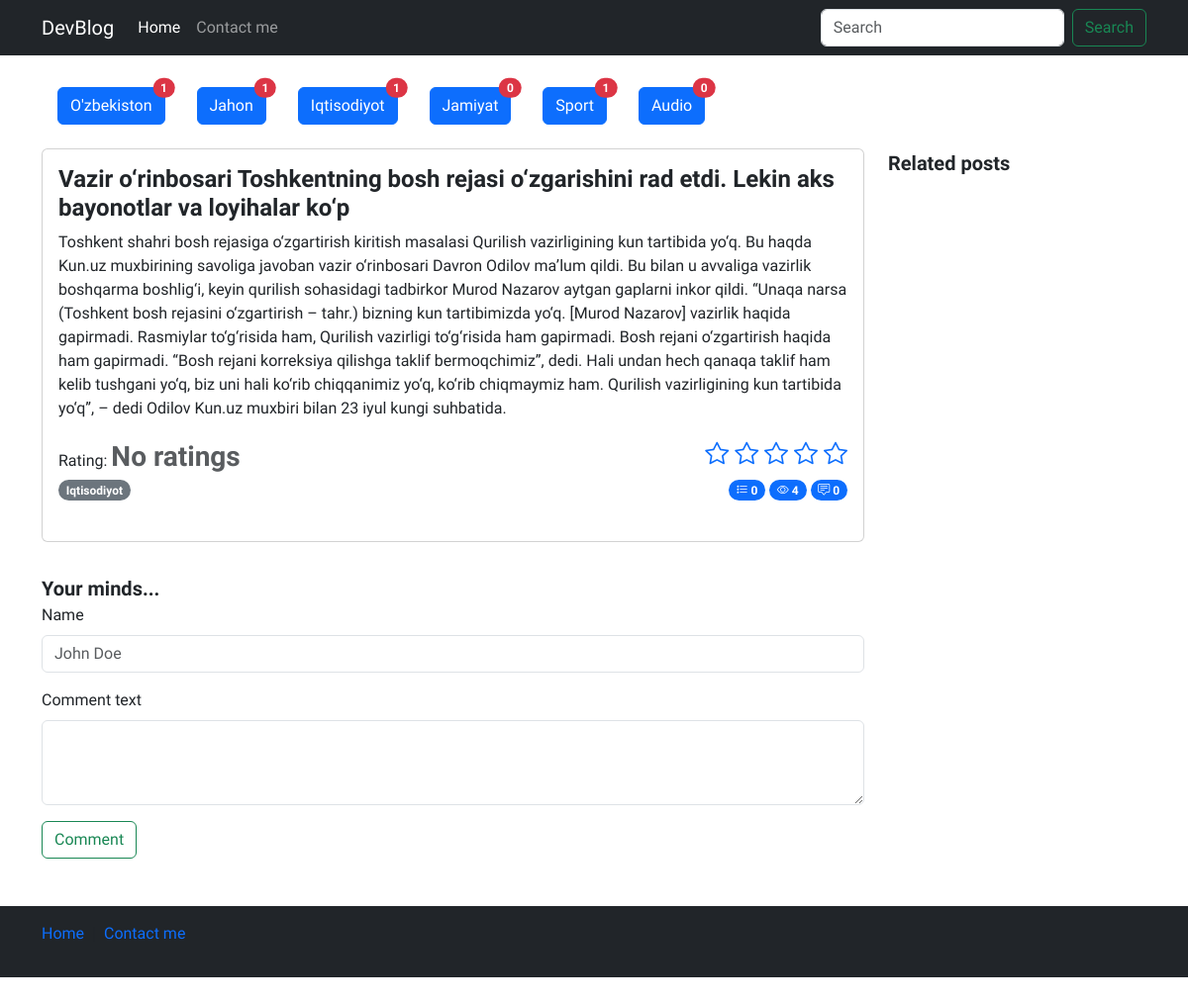
The page /detail/4 on the database its author committed.
### blog/models.py (models this page shows, shortened)
class Category(models.Model):
    name = models.CharField(verbose_name='Category name', max_length=250)
    slug = models.SlugField(max_length=250, unique=True)

class Post(models.Model):
    title = models.CharField(max_length=550, verbose_name="Post title")
    body = models.TextField(verbose_name="Post body")  # verbose_name to'g'irlandi
    author = models.CharField(verbose_name="Post author", default='Admin', max_length=100)
    category = models.ForeignKey(Category, on_delete=models.PROTECT, related_name='posts')
    tag = models.ManyToManyField(Tag)
    views = models.PositiveSmallIntegerField(default=0)
    publish_date = models.DateTimeField(verbose_name="Published time", auto_now_add=True)
    published = models.BooleanField(default=True)
    on_top = models.BooleanField(default=False)
    def get_avg_rating(self):
        avg = self.ratings.aggregate(Avg('value'))['value__avg']
        if avg is None:
            return "No ratings"
        return round(avg, 1)

class Tag(models.Model):
    name = models.CharField(verbose_name='Tag name', max_length=250)  # verbose_name o'zgartirildi
    slug = models.SlugField(max_length=250, unique=True)

### blog/views.py (the view, shortened to what this page needs)
# urls.py: path('detail/<post_id>', views.detail, name='detail'),
def detail(request, post_id):
    categories = Category.objects.all()
    post = Post.objects.get(id=post_id)
    category = Category.objects.get(id=post.category.id)
    related_posts = Post.objects.filter(category=category).exclude(id__in=[0, post.id]).order_by("?")
    request.session.modified = True
    if post.id in check_read_articles(request):
        pass
    else:
        check_read_articles(request).append(post.id)
        post.views += 1
        post.save()
    return render(request, "detail.html", context={
        "post": post,
        "categories": categories,
        "related_posts": related_posts})

### blog/utils.py (called while the page is built)
def check_read_articles(request):
    try:
        read_articles = request.session["read_articles"]
    except:
        request.session["read_articles"] = []
        read_articles = request.session.get("read_articles")
    return read_articles

### templates/detail.html (shortened to what this page needs)
{% load static %}
<!doctype html>
<html lang="en">
<head>
    <link rel="stylesheet" href="{% static 'css/style.css' %}">
    <link rel="stylesheet" href="https://cdn.jsdelivr.net/npm/bootstrap-icons@1.11.3/font/bootstrap-icons.min.css">
    <link href="https://cdn.jsdelivr.net/npm/bootstrap@5.3.2/dist/css/bootstrap.min.css" rel="stylesheet"
 />
</head>
<body>
    <header>
        <nav class="navbar navbar-expand-md navbar-dark bg-dark mb-4">
            <div class="container">
                <a class="navbar-brand" href="/">DevBlog</a>
                <div class="collapse navbar-collapse" id="navbarCollapse">
                    <ul class="navbar-nav me-auto mb-2 mb-md-0">
                        <li class="nav-item">
                            <a class="nav-link active" aria-current="page" href="#">Home</a>
                        </li>
                        <li class="nav-item">
                            <a class="nav-link" href="#">Contact me</a>
                        </li>
                    </ul>
                    <form class="d-flex" role="search">
                        <input class="form-control me-2" type="search" placeholder="Search" aria-label="Search"
                            control-id="ControlID-1">
                        <button class="btn btn-outline-success" type="submit" control-id="ControlID-2">Search</button>
                    </form>
                </div>
            </div>
        </nav>
    </header>
    <main>
        <section>
            <div class="container-md">
                <div class="d-flex flex-wrap my-3">
                    {% for cat in categories %}
                      <div class="d-flex flex-wrap mx-3 my-2">
                        <a href="{% url 'blog:category_list' cat.slug %}" class="btn btn-primary position-relative">
                            {{ cat.name }}
                            <span
                                class="position-absolute top-0 start-100 translate-middle badge rounded-pill bg-danger">
                                {{cat.posts.all.count}}
                            </span>
                        </a>
                      </div>
                    {% endfor %}
                  </div>
            </div>
            <div class="container-md">
                <div class="row">
                    <div class="col-sm-12 col-md-12 col-lg-9">
                        <div class="card  mb-3">
                            <div class="card-body">
                                <div class="content">
                                    <h4 class="card-title fw-bold">{{post.title}}</h4>
                                    <p class="card-text">
                                        {{post.body}}
                                    </p>
                                    <div class="d-flex justify-content-between flex-wrap">
                                        <div class="post-rating">
                                            <span>Rating:</span>
                                            <span class="fs-3 fw-bold text-muted">
                                                {{post.get_avg_rating}}
                                            </span>
                                        </div>
                                        <div class="post-set-rating">
                                            <p class="card-text fs-4">
                                                <a href="{% url 'blog:set_rating' 1 post.id %}"><i class="bi bi-star"></i></a>
                                                <a href="{% url 'blog:set_rating' 2 post.id %}"><i class="bi bi-star"></i></a>
                                                <a href="{% url 'blog:set_rating' 3 post.id %}"><i class="bi bi-star"></i></a>
                                                <a href="{% url 'blog:set_rating' 4 post.id %}"><i class="bi bi-star"></i></a>
                                                <a href="{% url 'blog:set_rating' 5 post.id %}"><i class="bi bi-star"></i></a>
                                            </p>
                                        </div>
                                    </div>
                                    <div class="d-flex justify-content-between flex-wrap">
                                        <div class="categories">
                                            {% for tag in post.tag.all %}
                                                <span class="badge rounded-pill text-bg-secondary">{{tag.name}}</span>
                                            {% endfor %}
                                        </div>
                                        <div class="action">
                                            <span class="badge bg-primary rounded-pill">
                                                <i class="bi bi-list-stars"></i>
                                                {{post.ratings.all.count}}
                                            </span>
                                            <span class="badge bg-primary rounded-pill">
                                                <i class="bi bi-eye"></i>
                                                {{post.views}}
                                            </span>
                                            <span class="badge bg-primary rounded-pill">
                                                <i class="bi bi-chat-square-text"></i>
                                                {{post.comments.all.count}}
                                            </span>
                                        </div>
                                    </div>
                                    <br>
                                </div>
                            </div>
                        </div>
                        <div class="comments">
                            <div class="row gap-3">
                                <div class="col-sm-12">
                                    <span class="fs-5 fw-semibold">Your minds...</span>
                                    <form action="" method='POST'>
                                        <div class="mb-3">
                                            <label for="exampleFormControlInput1" class="form-label">Name</label>
                                            <input type="text" name='name' class="form-control" id="exampleFormControlInput1"
                                                placeholder="John Doe" required>
                                        </div>
                                        <div class="mb-3">
                                            <label for="exampleFormControlTextarea1" class="form-label">
                                                Comment text
                                            </label>
                                            <textarea class="form-control" name='comment' id="exampleFormControlTextarea1"
                                                rows="3" required>
                                            </textarea>
                                        </div>
                                        <button type="submit" class="btn btn-outline-success">Comment</button>
                                    </form>
                                </div>
                            </div>
                        </div>
                    </div>
                    <div class="col-sm-none col-md-12 col-lg-3">
                        <span class="fs-5 fw-semibold">Related posts</span>
                    </div>
                </div>
            </div>
        </section>
    </main>
    <footer class="footer mt-auto text-white-50 bg-dark">
        <div class="container">
            <div class="row my-5">
                <div class="col-12">
                    <nav style="--bs-breadcrumb-divider: '|';" aria-label="breadcrumb" class="py-3">
                        <ol class="breadcrumb">
                            <li class="breadcrumb-item"><a href="/" class="text-decoration-none">Home</a></li>
                            <li class="breadcrumb-item " aria-current="page">
                                <a href="#" class="text-decoration-none">Contact me</a>
                            </li>
                        </ol>
                    </nav>
                </div>
            </div>
        </div>
    </footer>
</body>
</html>

### staticfiles/css/style.css (style rules this page uses)
* { font-family: 'Onest', sans-serif !important; }

### rows shown on the page
Category: name "O'zbekiston", posts.all.count "1"
Category: name "Jahon", posts.all.count "1"
Category: name "Iqtisodiyot", posts.all.count "1"
Category: name "Jamiyat", posts.all.count "0"
Category: name "Sport", posts.all.count "1"
Category: name "Audio", posts.all.count "0"
Post: title "Vazir o‘rinbosari Toshkentning bosh rejasi o‘zgarishini rad etdi. Lekin aks bayonotlar va loyihalar ko‘p", body "Toshkent shahri bosh rejasiga o‘zgartirish kiritish masalasi Qurilish vazirligining kun tartibida yo‘q. Bu haqda Kun.uz muxbirining savoliga javoban vazir o‘rinbosari Davron Odilov ma’lum qildi. Bu bilan u avvaliga vazirlik boshqarma boshlig‘i, keyin qurilish sohasidagi tadbirkor Murod Nazarov aytgan gaplarni inkor qildi. “Unaqa narsa (Toshkent bosh rejasini o‘zgartirish – tahr.) bizning kun tartibimizda yo‘q. [Murod Nazarov] vazirlik haqida gapirmadi. Rasmiylar to‘g‘risida ham, Qurilish vazirligi to‘g‘risida ham gapirmadi. Bosh rejani o‘zgartirish haqida ham gapirmadi. “Bosh rejani korreksiya qilishga taklif bermoqchimiz”, dedi. Hali undan hech qanaqa taklif ham kelib tushgani yo‘q, biz…", get_avg_rating "No ratings", ratings.all.count "0", views "4", comments.all.count "0"
Tag: name "Iqtisodiyot"
